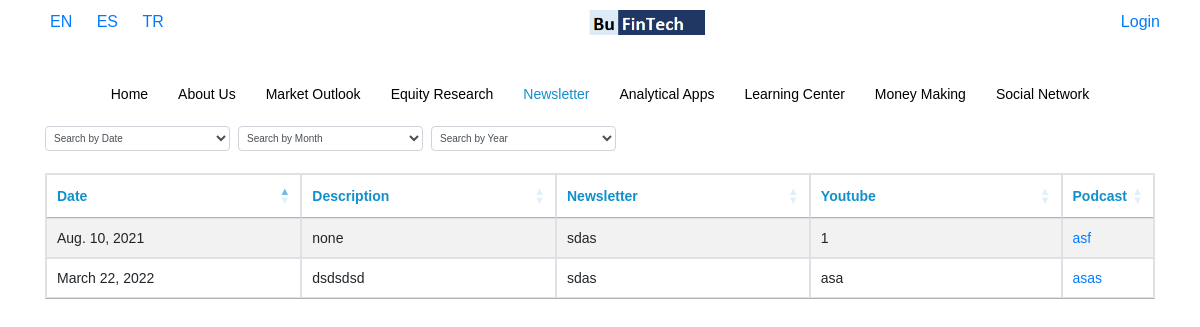
Screenshot of /en/news-letter with the database file from the repository.
### base/models.py (models this page shows, shortened)
class news_letter(models.Model):
    Language = models.CharField(max_length=100)
    Date = models.DateField()
    Description = models.CharField(max_length=5100,blank=True,default="none")
    Newsletter = models.CharField(max_length=1100,blank=True)
    Youtube = models.CharField(max_length=1100,blank=True)
    Podcast = models.CharField(max_length=1100,blank=True)
    class Meta:
        verbose_name = "Newsletter"
        verbose_name_plural = "Newsletter"

### base/views.py (the view)
# urls.py: re_path(r'^(?P<Language>[a-z]{2})/news-letter$', views.news_letter_fun, name='news-letter'),
def news_letter_fun(request, Language):
    display_url = True
    try:
        user_payment = Api_key.objects.get(user = request.user)
    except:
        user_payment = None
    if user_payment != None:
        pass
    else:
        display_url = False
    hidden = [0,1]
    setCurrentLanguage(request, Language)
    nav_items = ListPage.objects.filter(Language=request.session['current_language']).order_by('Priority').values_list("Menu_Name","url").distinct()
    obj = news_letter.objects.filter(Language=request.session['current_language'])
    data = serializers.serialize("python",news_letter.objects.filter(Language=request.session['current_language']) )
    return render (request,'base/newsletter.html',{'display_url':display_url, 'obj':obj,'table_form':news_letterForm(),'data':data, 'hidden':hidden,"nav_items":list(dict.fromkeys(nav_items)),'Language':Language})

### base/forms.py
class news_letterForm(ModelForm):
    class Meta:
        model = news_letter
        fields = ['Date','Description','Newsletter','Youtube','Podcast']

### base/templatetags/current_url.py (called while the page is built)
@register.filter
def current_url(value, url):
    url = url[4:]
    value = value.replace("_","-")
    if value == "analytic-apps":
        value = "analytical-apps"
    print(value, url)
    result = re.search(value , url)
    if result != None:
        return True

### base/views.py (called while the page is built)
def setCurrentLanguage(request, Language):
    request.session['current_language'] = Language
    return

### base/templates/base/newsletter.html (shortened to what this page needs)
{% extends 'base/home.html' %}
{% load static %}
{% block content %}
<div class="container">
    <div class=" d-block d-md-flex">
        <select style="height: 25px; font-size: 10px; padding: 4px;" class="form-control col-12 col-md-2 mt-2 mt-md-0 mr-2" id="newsletter_search_date" title="Search by Date">
            <option value="">Search by Date</option>
        </select>
        <select style="height: 25px; font-size: 10px; padding: 4px;" class="form-control col-12 col-md-2 mt-2 mt-md-0 mr-2" id="newsletter_search_month" title="Search by Month">
            <option value="">Search by Month</option>
        </select>
        <select style="height: 25px; font-size: 10px; padding: 4px;" class="form-control col-12 col-md-2 mt-2 mt-md-0 mr-2" id="newsletter_search_year" title="Search by Month">
            <option value="">Search by Year</option>
        </select>
    </div>
	<br />
    <div class="width">
    <table id="example" class="table table-striped table-bordered" style="width:100%">
        <thead>
            <tr>
				{% for field in table_form %}
                    {% if field.label  == 'Url' %}
                        {% if display_url %}
                            <th> {{field.label}} </th>
                        {% endif %}
                    {% elif field.label  == 'Language' %}
                    {% else %}
                        <th> {{field.label}} </th>
                    {% endif %}
				{% endfor %}
            </tr>
        </thead>
        <tbody>
            {% for instance in data %}
                <tr>
                {% for field, value in instance.fields.items %}
                            {% if field == 'Research' %}
                                {% if display_url == False %}
                                    <td style="min-width: 203px;">
                                        <a class="blurLinks" href="{% url 'payment' %}" onmouseover="hov(this)" onmouseout="hovOut(this)">https://www.itsatesingurl/test1/com/</a>
                                    </td>
                                {% else %}
                                    <td> <a  href="{{value}}">{{value}}</a></td>
                                {% endif %}
                            {% elif field == 'YouTube' %}
                                {% if value %}
                                    <td> <a  href="{{value}}">{{value}}</a></td>
                                {% else %}
                                    <td>None</td>
                                {% endif %}
                            {% elif field == 'Podcast' %}
                                {% if value %}
                                    <td><a  href="{{value}}">{{value}}</a></td>
                                {% else %}
                                    <td>None</td>
                                {% endif %}
                            {% elif field == 'Language' %}
                            {% else %}
                                <td> {{value }} </td>
                            {%endif%}
                {% endfor %}
                </tr>
            {% endfor %}
        </tbody>
    </table>
    </div>
	<br />
</div>
{% endblock content %}

### mysite/static/base/style.css (style rules this page uses)
html, body { height: 100%; width: 100%; height: 100vh; width: 100vw; margin: 0; }
.width { overflow-x: auto; white-space: nowrap; margin-bottom: 50px; }
th { color:#1190cb; }
td { width:25%; }
a { color:black; }

### mysite/static/sidebar/demo.css (style rules this page uses)
html, body { padding: 0; margin: 0; }
body { background-color: #fff; font-family: Arial, Helvetica, Verdana; font-size: 14px; line-height: 22px; color: #666; position: relative; -webkit-text-size-adjust: none; }

### mysite/static/sidebar/mmenu.css (style rules this page uses)
:root { --mm-line-height:20px;--mm-listitem-size:44px;--mm-navbar-size:44px;--mm-offset-top:0;--mm-offset-right:0;--mm-offset-bottom:0;--mm-offset-left:0;--mm-color-border:rgba(0, 0, 0, 0.1);--mm-color-button:rgba(0, 0, 0, 0.3);--mm-color-text:rgba(0, 0, 0, 0.75);--mm-color-text-dimmed:rgba(0, 0, 0, 0.3);--mm-color-background:#f3f3f3;--mm-color-background-highlight:rgba(0, 0, 0, 0.05);--mm-color-background-emphasis:rgba(255, 255, 255, 0.4);--mm-shadow:0 0 10px rgba(0, 0, 0, 0.3) }
.mm-wrapper { overflow-x:hidden;position:relative }
:root { --mm-iconbar-size:50px }
:root { --mm-iconpanel-size:50px }
:root { --mm-sidebar-collapsed-size:50px;--mm-sidebar-expanded-size:440px }

### rows the page displays
news_letter: fields "March 22, 2022" "dsdsdsd" "sdas" "asa", fields "asas"
news_letter: fields "Aug. 10, 2021" "none" "sdas", fields "asf"

### other values shown
{{ item.0 }} "Home" "About Us" "Market Outlook" "Equity Research" "Analytical Apps" "Learning Center" "Money Making" "Social Network"
{{ item.0 }} "Newsletter"
{{ field.label }} "Date" "Description" "Newsletter" "Youtube" "Podcast"
{{ value }} "1"
